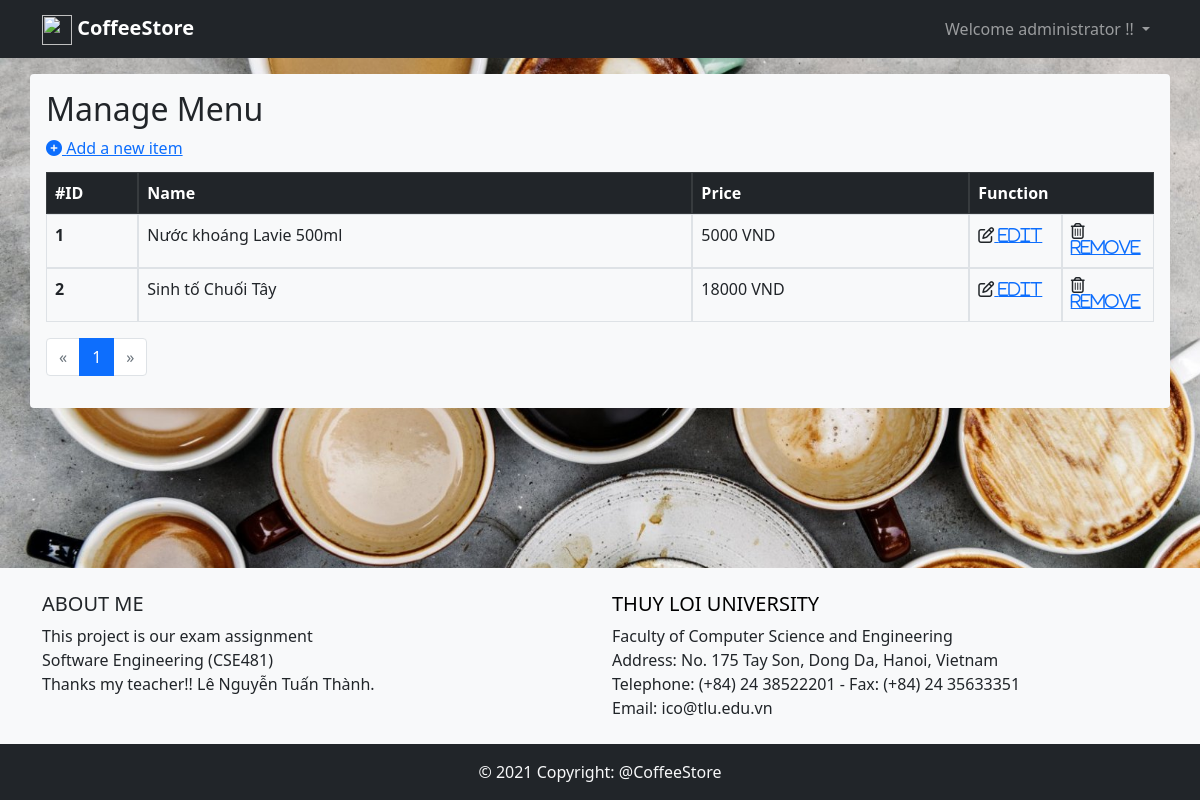
Screenshot of /manage-menu.php (signed in) with the database file from the repository.
### tables this page shows
CREATE TABLE `employee` (
  `empl_id` int(11) UNSIGNED NOT NULL,
  `fullname` varchar(32) NOT NULL,
  `gender` enum('male','female') NOT NULL,
  `phoneNumber` int(10) UNSIGNED DEFAULT NULL,
  `address` varchar(200) DEFAULT NULL,
  `wages` bigint(20) UNSIGNED DEFAULT NULL,
  `status` tinyint(2) UNSIGNED NOT NULL DEFAULT 1,
  `user_id` int(11) UNSIGNED NOT NULL
);

CREATE TABLE `menu` (
  `item_id` int(11) UNSIGNED NOT NULL,
  `name` varchar(200) NOT NULL,
  `price` bigint(20) UNSIGNED NOT NULL,
  `status` tinyint(2) UNSIGNED NOT NULL DEFAULT 1
);

### manage-menu.php (the view, shortened to what this page needs)
<!DOCTYPE html>
<html lang="en">
<head>
    <link href="https://cdn.jsdelivr.net/npm/bootstrap@5.0.0-beta1/dist/css/bootstrap.min.css" rel="stylesheet">
    <link rel="stylesheet" href="css/style.css">
</head>
<body>
    <?php include('nav-bar.php'); ?>
    <?php
    include("connection.php");
    $result = mysqli_query($conn, 'SELECT count(item_id) AS total FROM menu');
    $row = mysqli_fetch_assoc($result);
    $total_records = $row['total'];
    $current_page = isset($_GET['page']) ? $_GET['page'] : 1;
    $limit = 10;
    $total_page = ceil($total_records / $limit);
    $start = ($current_page - 1) * $limit;
    $sql = "SELECT * FROM `menu` WHERE `status` = 1 LIMIT $start, $limit";
    $result = mysqli_query($conn, $sql);
    $menu = mysqli_fetch_all($result);
    ?>
    <div class="container bg-light p-3 my-3 rounded">
        <p class="h2">Manage Menu</p>
        <a href="add-item.php"><i class="fas fa-plus-circle text-primary mb-3" data-bs-toggle="tooltip" data-bs-placement="right" title="Add a new item"></i> Add a new item</a>
        <table class="table table-bordered table-hover">
            <thead class="table-dark">
                <tr class="d-flex">
                    <th class="col-1">#ID</th>
                    <th class="col-6">Name</th>
                    <th class="col-3">Price</th>
                    <th class="col-2">Function</th>
                </tr>
            </thead>
            <?php
            foreach ($menu as $item) {
                echo "<tbody>";
                echo "<tr class='d-flex'>";
                echo "<th class='col-1'>$item[0]</th>";
                echo "<td class='col-6'>$item[1]</td>";
                echo "<td class='col-3'>$item[2] VND</td>";
                echo "<td class='col-1'><i class='far fa-edit'><a href='edit-item.php?ID=$item[0]'> Edit</a></i></td>";
                echo "<td class='col-1'><i class='far fa-trash-alt'><a href='remove-item.php?ID=$item[0]'> Remove</a></i></td>";
                echo "</tr>";
                echo "</tbody>";
            }
            ?>
        </table>
        <nav aria-label="Page navigation">
            <ul class="pagination">
                <li class=" page-item <?php if ($current_page == 1 || $total_page == 1) echo "disabled"; ?>">
                    <a class="page-link" href="index.php?page=<?php echo ($current_page - 1); ?>" aria-label="Previous">
                        <span aria-hidden="true">&laquo;</span>
                    </a>
                </li>
                <?php
                for ($i = $current_page - 1; $i <= $current_page + 1; $i++) {
                    if ($i == $current_page) {
                        echo "<li class='page-item active' aria-current='page'>";
                        echo "<span class='page-link'>" . ($current_page) . "</span>";
                        echo "</li>";
                    } else if ($i >= 1 && $i <= $total_page) {
                        echo "<li class='page-item'><a class='page-link' href='index.php?page=" . ($i) . "'>" . ($i) . "</a></li>";
                    }
                }
                ?>
                <li class="page-item <?php if ($current_page == $total_page || $total_page == 1) echo "disabled"; ?>">
                    <a class="page-link" href="index.php?page=<?php echo ($current_page + 1); ?>" aria-label="Next">
                        <span aria-hidden="true">&raquo;</span>
                    </a>
                </li>
            </ul>
        </nav>
    </div>
    <?php include("footer.php"); ?>
</body>
</html>

### nav-bar.php (shortened to what this page needs)
<nav class="navbar navbar-expand-lg navbar-dark bg-dark">
    <div class="container">
        <a class="navbar-brand" href="index.php"><img src="img/iconlogo.png" width="30" height="30" alt=""> <strong>CoffeeStore</strong></a>
        <div class="collapse navbar-collapse" id="navbarSupportedContent">
            <ul class="nav navbar-nav ms-auto">
                <?php
                if (!isset($_SESSION['logined'])) { ?>
                    <li class='nav-item'>
                        <a class='nav-link' href="login.php">Sign In</a>
                    </li>
                <?php } else {
                    include("connection.php");
                    $result = mysqli_query($conn, "SELECT `employee`.`fullname`, `accounts`.`permisson` FROM `accounts` INNER JOIN `employee` ON `accounts`.`user_id` = `employee`.`user_id` WHERE `accounts`.`user_id` = " . $_SESSION['logined']);
                    $user = mysqli_fetch_row($result);
                ?>
                    <li class="nav-item dropdown">
                        <a class="nav-link dropdown-toggle" href="#" id="navbarDropdown" role="button" data-bs-toggle="dropdown" aria-expanded="false">
                            Welcome <?php echo $user[0]; ?> !!
                        </a>
                    </li>
                <?php } ?>
            </ul>
        </div>
    </div>
</nav>

### css/style.css (style rules this page uses)
body { background-image: url(../img/background.jpg); background-position: middle; background-repeat: no-repeat; background-attachment: fixed; background-size: cover; margin: 0; display: flex; flex-direction: column; min-height: 100vh; }

### rows the page displays
employee: fullname "administrator"
menu: item_id "1", name "Nước khoáng Lavie 500ml", price "5000"
menu: item_id "2", name "Sinh tố Chuối Tây", price "18000"

### other values shown
$current_page "1"
